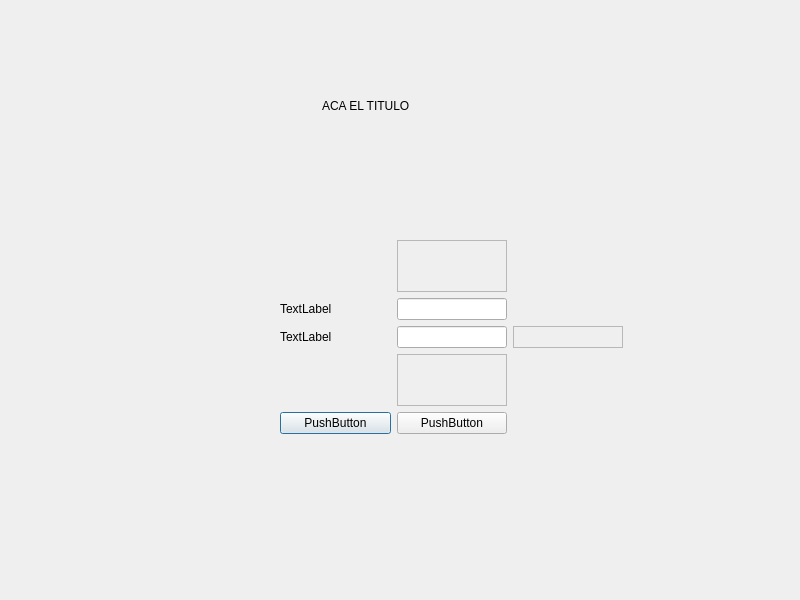
<?xml version="1.0" encoding="UTF-8"?>
<ui version="4.0">
 <class>Login</class>
 <widget class="QDialog" name="Login">
  <property name="geometry">
   <rect>
    <x>0</x>
    <y>0</y>
    <width>800</width>
    <height>600</height>
   </rect>
  </property>
  <property name="minimumSize">
   <size>
    <width>800</width>
    <height>600</height>
   </size>
  </property>
  <property name="maximumSize">
   <size>
    <width>800</width>
    <height>600</height>
   </size>
  </property>
  <property name="windowTitle">
   <string>Dialog</string>
  </property>
  <widget class="QWidget" name="gridLayoutWidget">
   <property name="geometry">
    <rect>
     <x>170</x>
     <y>240</y>
     <width>453</width>
     <height>194</height>
    </rect>
   </property>
   <layout class="QGridLayout" name="gridLayout">
    <item row="4" column="1">
     <widget class="QPushButton" name="pushButton_3">
      <property name="text">
       <string>PushButton</string>
      </property>
     </widget>
    </item>
    <item row="3" column="3">
     <spacer name="horizontalSpacer_3">
      <property name="orientation">
       <enum>Qt::Horizontal</enum>
      </property>
      <property name="sizeHint" stdset="0">
       <size>
        <width>100</width>
        <height>20</height>
       </size>
      </property>
     </spacer>
    </item>
    <item row="1" column="1">
     <widget class="QLabel" name="label">
      <property name="text">
       <string>TextLabel</string>
      </property>
     </widget>
    </item>
    <item row="2" column="3">
     <widget class="QFrame" name="frame_3">
      <property name="minimumSize">
       <size>
        <width>50</width>
        <height>0</height>
       </size>
      </property>
      <property name="frameShape">
       <enum>QFrame::StyledPanel</enum>
      </property>
      <property name="frameShadow">
       <enum>QFrame::Raised</enum>
      </property>
     </widget>
    </item>
    <item row="2" column="0">
     <spacer name="horizontalSpacer">
      <property name="orientation">
       <enum>Qt::Horizontal</enum>
      </property>
      <property name="sizeHint" stdset="0">
       <size>
        <width>100</width>
        <height>20</height>
       </size>
      </property>
     </spacer>
    </item>
    <item row="2" column="2">
     <widget class="QLineEdit" name="lineEdit"/>
    </item>
    <item row="4" column="2">
     <widget class="QPushButton" name="pushButton_2">
      <property name="text">
       <string>PushButton</string>
      </property>
     </widget>
    </item>
    <item row="2" column="1">
     <widget class="QLabel" name="label_2">
      <property name="text">
       <string>TextLabel</string>
      </property>
     </widget>
    </item>
    <item row="1" column="2">
     <widget class="QLineEdit" name="lineEdit_2"/>
    </item>
    <item row="3" column="1">
     <spacer name="horizontalSpacer_2">
      <property name="orientation">
       <enum>Qt::Horizontal</enum>
      </property>
      <property name="sizeHint" stdset="0">
       <size>
        <width>100</width>
        <height>20</height>
       </size>
      </property>
     </spacer>
    </item>
    <item row="3" column="2">
     <widget class="QFrame" name="frame_4">
      <property name="minimumSize">
       <size>
        <width>0</width>
        <height>50</height>
       </size>
      </property>
      <property name="frameShape">
       <enum>QFrame::StyledPanel</enum>
      </property>
      <property name="frameShadow">
       <enum>QFrame::Raised</enum>
      </property>
     </widget>
    </item>
    <item row="0" column="2">
     <widget class="QFrame" name="frame_2">
      <property name="minimumSize">
       <size>
        <width>0</width>
        <height>50</height>
       </size>
      </property>
      <property name="frameShape">
       <enum>QFrame::StyledPanel</enum>
      </property>
      <property name="frameShadow">
       <enum>QFrame::Raised</enum>
      </property>
     </widget>
    </item>
   </layout>
  </widget>
  <widget class="QWidget" name="horizontalLayoutWidget">
   <property name="geometry">
    <rect>
     <x>240</x>
     <y>70</y>
     <width>251</width>
     <height>71</height>
    </rect>
   </property>
   <layout class="QHBoxLayout" name="horizontalLayout">
    <item>
     <spacer name="horizontalSpacer_4">
      <property name="orientation">
       <enum>Qt::Horizontal</enum>
      </property>
      <property name="sizeHint" stdset="0">
       <size>
        <width>40</width>
        <height>20</height>
       </size>
      </property>
     </spacer>
    </item>
    <item>
     <widget class="QLabel" name="lblTitleLogin">
      <property name="text">
       <string>ACA EL TITULO</string>
      </property>
     </widget>
    </item>
    <item>
     <spacer name="horizontalSpacer_5">
      <property name="orientation">
       <enum>Qt::Horizontal</enum>
      </property>
      <property name="sizeHint" stdset="0">
       <size>
        <width>40</width>
        <height>20</height>
       </size>
      </property>
     </spacer>
    </item>
   </layout>
  </widget>
 </widget>
 <resources/>
 <connections/>
</ui>
